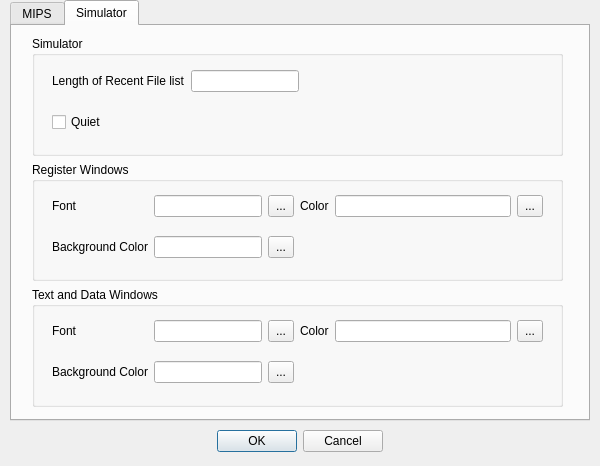
<?xml version="1.0" encoding="UTF-8"?>
<ui version="4.0">
 <class>SettingDialog</class>
 <widget class="QDialog" name="SettingDialog">
  <property name="geometry">
   <rect>
    <x>0</x>
    <y>0</y>
    <width>600</width>
    <height>466</height>
   </rect>
  </property>
  <property name="windowTitle">
   <string>Settings</string>
  </property>
  <widget class="QTabWidget" name="tabWidget">
   <property name="geometry">
    <rect>
     <x>10</x>
     <y>0</y>
     <width>580</width>
     <height>421</height>
    </rect>
   </property>
   <property name="currentIndex">
    <number>1</number>
   </property>
   <widget class="QWidget" name="tab">
    <attribute name="title">
     <string>MIPS</string>
    </attribute>
    <widget class="QWidget" name="gridLayoutWidget_1">
     <property name="geometry">
      <rect>
       <x>20</x>
       <y>10</y>
       <width>531</width>
       <height>371</height>
      </rect>
     </property>
     <layout class="QGridLayout" name="gridLayout">
      <item row="1" column="0">
       <widget class="QGroupBox" name="groupBox_3">
        <property name="title">
         <string>Exception Handler</string>
        </property>
        <widget class="QWidget" name="gridLayoutWidget_2">
         <property name="geometry">
          <rect>
           <x>20</x>
           <y>20</y>
           <width>481</width>
           <height>72</height>
          </rect>
         </property>
         <layout class="QVBoxLayout" name="verticalLayout_2">
          <item>
           <layout class="QGridLayout" name="gridLayout_3">
            <item row="0" column="3">
             <widget class="QLineEdit" name="exceptionHandlerLineEdit">
              <property name="sizePolicy">
               <sizepolicy hsizetype="Preferred" vsizetype="Fixed">
                <horstretch>1</horstretch>
                <verstretch>0</verstretch>
               </sizepolicy>
              </property>
              <property name="alignment">
               <set>Qt::AlignCenter</set>
              </property>
             </widget>
            </item>
            <item row="0" column="0">
             <widget class="QCheckBox" name="loadExceptionHandlerCheckBox">
              <property name="sizePolicy">
               <sizepolicy hsizetype="Fixed" vsizetype="Fixed">
                <horstretch>0</horstretch>
                <verstretch>0</verstretch>
               </sizepolicy>
              </property>
              <property name="text">
               <string>Load Exception Handler</string>
              </property>
             </widget>
            </item>
            <item row="0" column="2">
             <widget class="QLabel" name="label_2">
              <property name="sizePolicy">
               <sizepolicy hsizetype="Fixed" vsizetype="Fixed">
                <horstretch>0</horstretch>
                <verstretch>0</verstretch>
               </sizepolicy>
              </property>
              <property name="text">
               <string>File</string>
              </property>
             </widget>
            </item>
            <item row="0" column="4">
             <widget class="QToolButton" name="exceptionHandlerToolButton">
              <property name="minimumSize">
               <size>
                <width>26</width>
                <height>22</height>
               </size>
              </property>
              <property name="text">
               <string>...</string>
              </property>
             </widget>
            </item>
            <item row="0" column="1">
             <spacer name="horizontalSpacer_3">
              <property name="orientation">
               <enum>Qt::Horizontal</enum>
              </property>
              <property name="sizeHint" stdset="0">
               <size>
                <width>20</width>
                <height>20</height>
               </size>
              </property>
             </spacer>
            </item>
           </layout>
          </item>
          <item alignment="Qt::AlignHCenter">
           <widget class="QPushButton" name="exceptionHandlerResetButton">
            <property name="minimumSize">
             <size>
              <width>200</width>
              <height>32</height>
             </size>
            </property>
            <property name="text">
             <string>Use default exception handler</string>
            </property>
           </widget>
          </item>
         </layout>
        </widget>
       </widget>
      </item>
      <item row="0" column="0">
       <widget class="QGroupBox" name="groupBox_2">
        <property name="title">
         <string>MIPS Simulation Settings</string>
        </property>
        <widget class="QWidget" name="layoutWidget_1">
         <property name="geometry">
          <rect>
           <x>20</x>
           <y>30</y>
           <width>481</width>
           <height>141</height>
          </rect>
         </property>
         <layout class="QVBoxLayout" name="verticalLayout_1">
          <item>
           <layout class="QGridLayout" name="gridLayout_2">
            <item row="0" column="0">
             <widget class="settableCheckBox" name="bareMachineCheckBox">
              <property name="text">
               <string>Bare Machine</string>
              </property>
             </widget>
            </item>
            <item row="1" column="0">
             <widget class="settableCheckBox" name="delayedBranchCheckBox">
              <property name="text">
               <string>Enable Delayed Branches</string>
              </property>
             </widget>
            </item>
            <item row="1" column="1">
             <widget class="settableCheckBox" name="delayedLoadCheckBox">
              <property name="text">
               <string>Enable Delayed Loads</string>
              </property>
             </widget>
            </item>
            <item row="2" column="0">
             <widget class="QCheckBox" name="mappedIOCheckBox">
              <property name="text">
               <string>Enable Mapped IO</string>
              </property>
             </widget>
            </item>
            <item row="0" column="1">
             <widget class="settableCheckBox" name="pseudoInstCheckBox">
              <property name="text">
               <string>Accept Pseudo Instructions</string>
              </property>
             </widget>
            </item>
           </layout>
          </item>
          <item>
           <layout class="QHBoxLayout" name="horizontalLayout">
            <item>
             <widget class="QPushButton" name="simplePushButton">
              <property name="minimumSize">
               <size>
                <width>239</width>
                <height>32</height>
               </size>
              </property>
              <property name="text">
               <string>Simple Machine</string>
              </property>
             </widget>
            </item>
            <item>
             <widget class="QPushButton" name="barePushButton">
              <property name="minimumSize">
               <size>
                <width>238</width>
                <height>32</height>
               </size>
              </property>
              <property name="text">
               <string>Bare Machine</string>
              </property>
             </widget>
            </item>
           </layout>
          </item>
         </layout>
        </widget>
       </widget>
      </item>
     </layout>
    </widget>
   </widget>
   <widget class="QWidget" name="tab_2">
    <attribute name="title">
     <string>Simulator</string>
    </attribute>
    <widget class="QWidget" name="verticalLayoutWidget_1">
     <property name="geometry">
      <rect>
       <x>20</x>
       <y>10</y>
       <width>531</width>
       <height>371</height>
      </rect>
     </property>
     <layout class="QVBoxLayout" name="verticalLayout_4">
      <item>
       <widget class="QGroupBox" name="groupBox">
        <property name="title">
         <string>Simulator</string>
        </property>
        <widget class="QWidget" name="layoutWidget_2">
         <property name="geometry">
          <rect>
           <x>20</x>
           <y>20</y>
           <width>491</width>
           <height>91</height>
          </rect>
         </property>
         <layout class="QVBoxLayout" name="verticalLayout_3">
          <item>
           <layout class="QHBoxLayout" name="horizontalLayout_2">
            <item>
             <widget class="QLabel" name="label_3">
              <property name="text">
               <string>Length of Recent File list</string>
              </property>
             </widget>
            </item>
            <item>
             <widget class="QLineEdit" name="recentFilesLineEdit">
              <property name="sizePolicy">
               <sizepolicy hsizetype="Fixed" vsizetype="Fixed">
                <horstretch>0</horstretch>
                <verstretch>0</verstretch>
               </sizepolicy>
              </property>
             </widget>
            </item>
            <item>
             <spacer name="horizontalSpacer_4">
              <property name="orientation">
               <enum>Qt::Horizontal</enum>
              </property>
              <property name="sizeHint" stdset="0">
               <size>
                <width>0</width>
                <height>0</height>
               </size>
              </property>
             </spacer>
            </item>
           </layout>
          </item>
          <item>
           <layout class="QHBoxLayout" name="horizontalLayout_3">
            <item>
             <widget class="QCheckBox" name="quietCheckBox">
              <property name="text">
               <string>Quiet</string>
              </property>
             </widget>
            </item>
           </layout>
          </item>
         </layout>
        </widget>
       </widget>
      </item>
      <item>
       <widget class="QGroupBox" name="groupBox_4">
        <property name="title">
         <string>Register Windows</string>
        </property>
        <widget class="QWidget" name="gridLayoutWidget_3">
         <property name="geometry">
          <rect>
           <x>20</x>
           <y>20</y>
           <width>491</width>
           <height>91</height>
          </rect>
         </property>
         <layout class="QGridLayout" name="gridLayout_4">
          <item row="1" column="1">
           <widget class="QLineEdit" name="regWinBackgroundLineEdit">
            <property name="sizePolicy">
             <sizepolicy hsizetype="Fixed" vsizetype="Fixed">
              <horstretch>0</horstretch>
              <verstretch>0</verstretch>
             </sizepolicy>
            </property>
           </widget>
          </item>
          <item row="0" column="1">
           <widget class="QLineEdit" name="regWinFontLineEdit">
            <property name="sizePolicy">
             <sizepolicy hsizetype="Fixed" vsizetype="Fixed">
              <horstretch>0</horstretch>
              <verstretch>0</verstretch>
             </sizepolicy>
            </property>
           </widget>
          </item>
          <item row="1" column="0">
           <widget class="QLabel" name="label_4">
            <property name="text">
             <string>Background Color</string>
            </property>
            <property name="alignment">
             <set>Qt::AlignRight|Qt::AlignTrailing|Qt::AlignVCenter</set>
            </property>
           </widget>
          </item>
          <item row="1" column="2">
           <widget class="QToolButton" name="regWinBackgroundToolButton">
            <property name="minimumSize">
             <size>
              <width>26</width>
              <height>22</height>
             </size>
            </property>
            <property name="text">
             <string>...</string>
            </property>
           </widget>
          </item>
          <item row="0" column="0">
           <widget class="QLabel" name="label">
            <property name="text">
             <string>Font</string>
            </property>
           </widget>
          </item>
          <item row="0" column="4">
           <widget class="QLineEdit" name="regWinFontColorLineEdit"/>
          </item>
          <item row="0" column="5">
           <widget class="QToolButton" name="regWinFontColorToolButton">
            <property name="minimumSize">
             <size>
              <width>26</width>
              <height>22</height>
             </size>
            </property>
            <property name="text">
             <string>...</string>
            </property>
           </widget>
          </item>
          <item row="0" column="3">
           <widget class="QLabel" name="label_7">
            <property name="text">
             <string>Color</string>
            </property>
           </widget>
          </item>
          <item row="0" column="2">
           <widget class="QToolButton" name="regWinFontToolButton">
            <property name="minimumSize">
             <size>
              <width>26</width>
              <height>22</height>
             </size>
            </property>
            <property name="text">
             <string>...</string>
            </property>
           </widget>
          </item>
         </layout>
        </widget>
       </widget>
      </item>
      <item>
       <widget class="QGroupBox" name="groupBox_5">
        <property name="title">
         <string>Text and Data Windows</string>
        </property>
        <widget class="QWidget" name="gridLayoutWidget_4">
         <property name="geometry">
          <rect>
           <x>20</x>
           <y>20</y>
           <width>491</width>
           <height>91</height>
          </rect>
         </property>
         <layout class="QGridLayout" name="gridLayout_5">
          <item row="0" column="5">
           <widget class="QToolButton" name="textWinFontColorToolButton">
            <property name="minimumSize">
             <size>
              <width>26</width>
              <height>22</height>
             </size>
            </property>
            <property name="text">
             <string>...</string>
            </property>
           </widget>
          </item>
          <item row="0" column="4">
           <widget class="QLineEdit" name="textWinFontColorLineEdit"/>
          </item>
          <item row="1" column="1">
           <widget class="QLineEdit" name="textWinBackgroundLineEdit">
            <property name="sizePolicy">
             <sizepolicy hsizetype="Fixed" vsizetype="Fixed">
              <horstretch>0</horstretch>
              <verstretch>0</verstretch>
             </sizepolicy>
            </property>
           </widget>
          </item>
          <item row="1" column="0">
           <widget class="QLabel" name="label_6">
            <property name="text">
             <string>Background Color</string>
            </property>
           </widget>
          </item>
          <item row="1" column="2">
           <widget class="QToolButton" name="textWinBackgroundToolButton">
            <property name="minimumSize">
             <size>
              <width>26</width>
              <height>22</height>
             </size>
            </property>
            <property name="text">
             <string>...</string>
            </property>
           </widget>
          </item>
          <item row="0" column="3">
           <widget class="QLabel" name="label_8">
            <property name="text">
             <string>Color</string>
            </property>
           </widget>
          </item>
          <item row="0" column="0">
           <widget class="QLabel" name="label_5">
            <property name="text">
             <string>Font</string>
            </property>
           </widget>
          </item>
          <item row="0" column="2">
           <widget class="QToolButton" name="textWinFontToolButton">
            <property name="minimumSize">
             <size>
              <width>26</width>
              <height>22</height>
             </size>
            </property>
            <property name="text">
             <string>...</string>
            </property>
           </widget>
          </item>
          <item row="0" column="1">
           <widget class="QLineEdit" name="textWinFontLineEdit">
            <property name="sizePolicy">
             <sizepolicy hsizetype="Fixed" vsizetype="Fixed">
              <horstretch>0</horstretch>
              <verstretch>0</verstretch>
             </sizepolicy>
            </property>
           </widget>
          </item>
         </layout>
        </widget>
       </widget>
      </item>
     </layout>
    </widget>
   </widget>
  </widget>
  <widget class="QDialogButtonBox" name="buttonBox">
   <property name="geometry">
    <rect>
     <x>210</x>
     <y>430</y>
     <width>180</width>
     <height>23</height>
    </rect>
   </property>
   <property name="minimumSize">
    <size>
     <width>180</width>
     <height>23</height>
    </size>
   </property>
   <property name="standardButtons">
    <set>QDialogButtonBox::Cancel|QDialogButtonBox::Ok</set>
   </property>
   <property name="centerButtons">
    <bool>true</bool>
   </property>
  </widget>
 </widget>
 <customwidgets>
  <customwidget>
   <class>settableCheckBox</class>
   <extends>QCheckBox</extends>
   <header location="global">settablecheckbox.h</header>
  </customwidget>
 </customwidgets>
 <tabstops>
  <tabstop>tabWidget</tabstop>
  <tabstop>bareMachineCheckBox</tabstop>
  <tabstop>pseudoInstCheckBox</tabstop>
  <tabstop>delayedBranchCheckBox</tabstop>
  <tabstop>delayedLoadCheckBox</tabstop>
  <tabstop>mappedIOCheckBox</tabstop>
  <tabstop>simplePushButton</tabstop>
  <tabstop>barePushButton</tabstop>
  <tabstop>loadExceptionHandlerCheckBox</tabstop>
  <tabstop>exceptionHandlerLineEdit</tabstop>
  <tabstop>exceptionHandlerToolButton</tabstop>
  <tabstop>exceptionHandlerResetButton</tabstop>
  <tabstop>buttonBox</tabstop>
  <tabstop>recentFilesLineEdit</tabstop>
  <tabstop>regWinFontLineEdit</tabstop>
  <tabstop>regWinFontToolButton</tabstop>
  <tabstop>regWinFontColorLineEdit</tabstop>
  <tabstop>regWinFontColorToolButton</tabstop>
  <tabstop>regWinBackgroundLineEdit</tabstop>
  <tabstop>regWinBackgroundToolButton</tabstop>
  <tabstop>textWinFontLineEdit</tabstop>
  <tabstop>textWinFontToolButton</tabstop>
  <tabstop>textWinFontColorLineEdit</tabstop>
  <tabstop>textWinFontColorToolButton</tabstop>
  <tabstop>textWinBackgroundLineEdit</tabstop>
  <tabstop>textWinBackgroundToolButton</tabstop>
 </tabstops>
 <resources/>
 <connections>
  <connection>
   <sender>buttonBox</sender>
   <signal>accepted()</signal>
   <receiver>SettingDialog</receiver>
   <slot>accept()</slot>
   <hints>
    <hint type="sourcelabel">
     <x>317</x>
     <y>441</y>
    </hint>
    <hint type="destinationlabel">
     <x>299</x>
     <y>235</y>
    </hint>
   </hints>
  </connection>
  <connection>
   <sender>buttonBox</sender>
   <signal>rejected()</signal>
   <receiver>SettingDialog</receiver>
   <slot>reject()</slot>
   <hints>
    <hint type="sourcelabel">
     <x>317</x>
     <y>441</y>
    </hint>
    <hint type="destinationlabel">
     <x>299</x>
     <y>235</y>
    </hint>
   </hints>
  </connection>
 </connections>
</ui>
